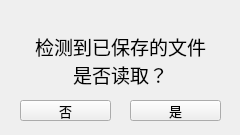
<?xml version="1.0" encoding="UTF-8"?>
<ui version="4.0">
 <class>detectSavedFile</class>
 <widget class="QWidget" name="detectSavedFile">
  <property name="geometry">
   <rect>
    <x>0</x>
    <y>0</y>
    <width>240</width>
    <height>135</height>
   </rect>
  </property>
  <property name="font">
   <font>
    <family>汉仪文黑-85W</family>
    <pointsize>12</pointsize>
   </font>
  </property>
  <property name="windowTitle">
   <string>Form</string>
  </property>
  <widget class="QLabel" name="label">
   <property name="geometry">
    <rect>
     <x>0</x>
     <y>-10</y>
     <width>241</width>
     <height>141</height>
    </rect>
   </property>
   <property name="font">
    <font>
     <family>汉仪文黑-85W</family>
     <pointsize>14</pointsize>
    </font>
   </property>
   <property name="text">
    <string>检测到已保存的文件
是否读取？</string>
   </property>
   <property name="alignment">
    <set>Qt::AlignCenter</set>
   </property>
  </widget>
  <widget class="QPushButton" name="pushButton">
   <property name="geometry">
    <rect>
     <x>20</x>
     <y>100</y>
     <width>91</width>
     <height>21</height>
    </rect>
   </property>
   <property name="font">
    <font>
     <family>汉仪文黑-85W</family>
     <pointsize>10</pointsize>
    </font>
   </property>
   <property name="text">
    <string>否</string>
   </property>
  </widget>
  <widget class="QPushButton" name="pushButton_2">
   <property name="geometry">
    <rect>
     <x>130</x>
     <y>100</y>
     <width>91</width>
     <height>21</height>
    </rect>
   </property>
   <property name="font">
    <font>
     <family>汉仪文黑-85W</family>
     <pointsize>10</pointsize>
    </font>
   </property>
   <property name="text">
    <string>是</string>
   </property>
  </widget>
 </widget>
 <resources/>
 <connections/>
</ui>
